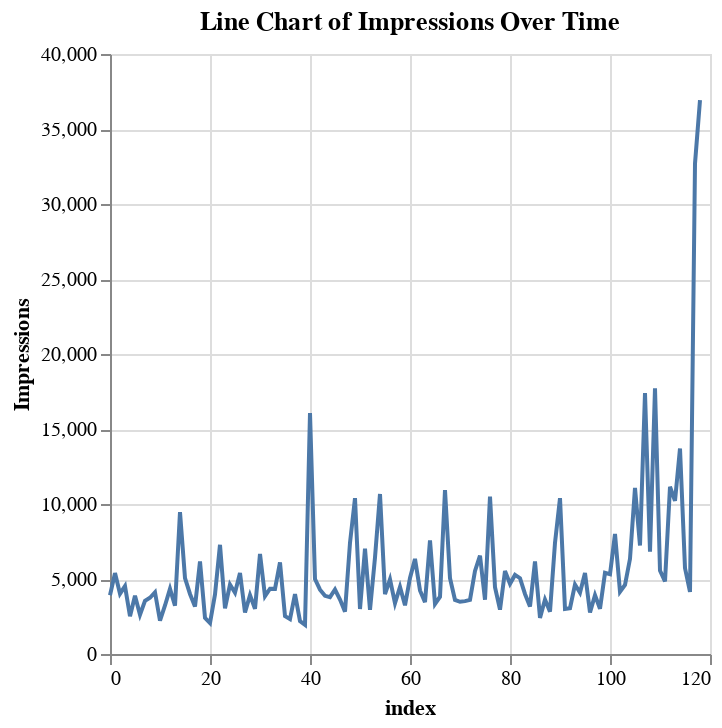

Write notebook code for a chart like this one.
### Code cell
#5. Line Chart for Impressions Over Index
line_impressions = alt.Chart(data.reset_index()).mark_line().encode(
    x='index:Q',
    y='Impressions:Q'
).properties(
    title='Line Chart of Impressions Over Time'
)

line_impressions
